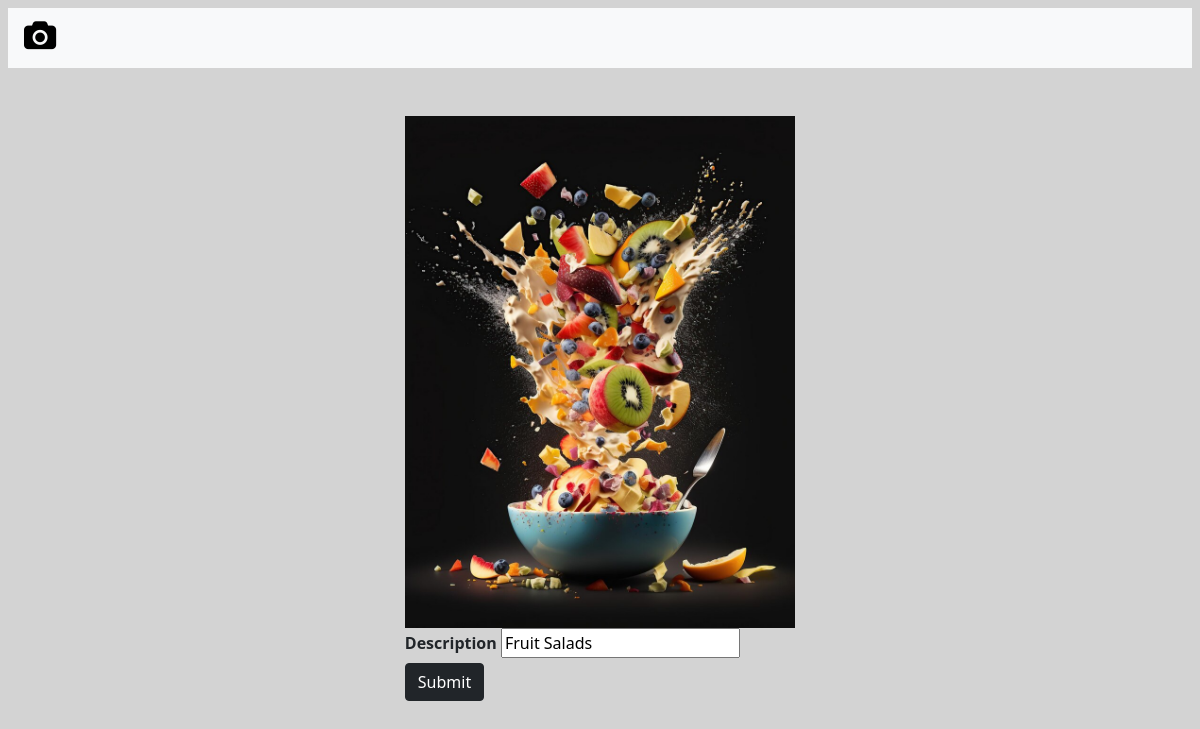
The page /photo/18/ on the database its author committed.
### Photo_Album_Application/models.py (models this page shows, shortened)
class Photo(models.Model):
    class Meta:
        verbose_name = 'Photo'
        verbose_name_plural = 'Photos'
    category = models.ForeignKey(
        Category, on_delete=models.SET_NULL, null=True, blank=True)
    image = models.ImageField(null=False, blank=False)
    description = models.TextField()

### Photo_Album_Application/views.py (the view)
# urls.py: path('photo/<str:pk>/', views.viewPhoto, name='photo'),
def viewPhoto(request, pk):
    photo = Photo.objects.get(id=pk)
    return render(request, 'photo.html', {'photo': photo})

### Photo_Album_Application/templates/photo.html (shortened to what this page needs)
<!DOCTYPE html>
<html>
<head>
    <link href="https://stackpath.bootstrapcdn.com/bootstrap/4.5.2/css/bootstrap.min.css" rel="stylesheet">
    <link rel="stylesheet" href="https://cdnjs.cloudflare.com/ajax/libs/font-awesome/4.7.0/css/font-awesome.min.css">
    <link href="https://cdn.jsdelivr.net/npm/bootstrap@5.0.0-beta1/dist/css/bootstrap.min.css" rel="stylesheet"
>
</head>
<body class="m-2">
    <nav class="navbar navbar-expand-lg navbar-light bg-light">
        <a class="navbar-brand" href="{% url 'gallery' %}"><i class="fa fa-camera" style="font-size:30px;color:black"></i></a>
    </nav>
    <div class="container">
        <div class="row justify-content-center">
            <div class="col my-5">
                    <form method="post" action="/updatephoto/">
                <div style="height: 80vh">
                    <img style="max-width: 100%; max-height: 100%;" src="{{photo.image.url}}">
                    <br>
                    <label for="description"><b>Description</b></label>
                    <input type="text" placeholder="description" name="description" required value="{{photo.description}}">
                    <button type="submit" class="btn btn-dark">Submit</button>
                </div>
                </form>
                </div>
            </div>
        </div>
</body>
</html>

### Photo_Album_Application/templates/photo.html (style rules this page uses)
body { background-color: lightgrey; }
.container { width: 35%; height: 35%; overflow: hidden; }

### rows shown on the page
Photo: image (picture), description "Fruit Salads"
